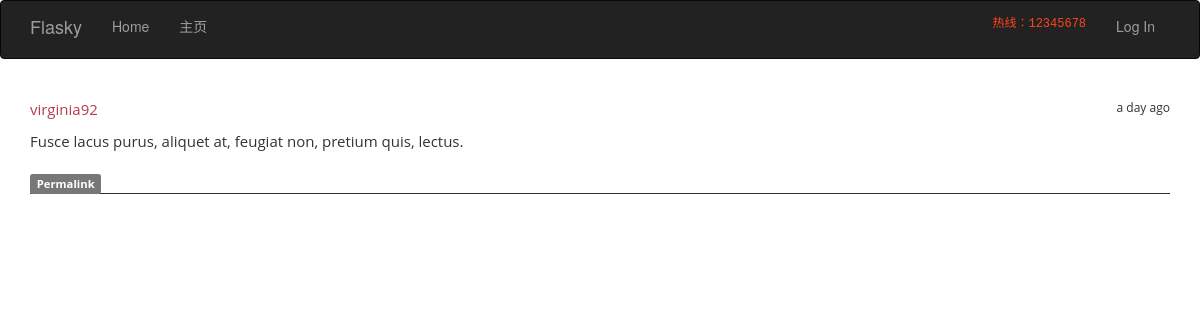
Page /post/82 on the committed database.
### app/models.py (models this page shows, shortened)
class Post(db.Model):
    __tablename__='posts'
    id = db.Column(db.Integer,primary_key=True)
    body = db.Column(db.Text)
    body_html = db.Column(db.Text)
    timestamp = db.Column(db.DateTime,index=True,default=datetime.utcnow)
    author_id = db.Column(db.Integer,db.ForeignKey('users.id'))

class User(UserMixin,db.Model):
    __tablename__ = 'users'
    id = db.Column(db.Integer, primary_key=True)
    email= db.Column(db.String(64),unique=True,index=True)
    nickname=db.Column(db.String(64),unique= True,index=True)
    username = db.Column(db.String(64))
    role_id = db.Column(db.Integer, db.ForeignKey('roles.id'))
    password_hash = db.Column(db.String(128))
    location = db.Column(db.String(64))
    member_since = db.Column(db.DateTime(),default=datetime.utcnow)
    last_seen = db.Column(db.DateTime(),default=datetime.utcnow)
    confirmed = db.Column(db.Boolean,default=True)
    posts = db.relationship('Post',backref='author',lazy='dynamic')
    @property
    def password(self):
        raise AttributeError('password is not a readable attribute')

### app/main/views.py (the view)
@main.route('/post/<int:id>')
def post(id):
    post=Post.query.get_or_404(id)
    return render_template('post.html',posts=[post])

### app/auth/views.py (called while the page is built)
@auth.before_app_request
def befor_request():
    if current_user.is_authenticated:
        current_user.ping()
        if not current_user.confirmed and request.endpoint[:5] != 'auth.':
            return redirect(url_for('auth.unconfirmed'))

@auth.before_app_request
def befor_request():
    if current_user.is_authenticated \
            and not current_user.confirmed \
            and request.endpoint[:5] != 'auth.'\
            and request.endpoint != 'static':
        return redirect(url_for('auth.unconfirmed'))

### app/main/__init__.py (called while the page is built)
@main.app_context_processor
def inject_permissions():
    return dict(Permission=Permission)

### app/templates/post.html (shortened to what this page needs)
{% extends 'base.html' %}
{% block page_content %}
{% include 'posts.html' %}
{% endblock %}

### app/templates/posts.html (shortened to what this page needs)
 <ul class="posts">
    {% for post in posts %}
        <li class="post">
        <div class="profile-thumbnail">
        </div>
        <div class="post-content">
        <div class="post-date">{{ moment(post.timestamp).fromNow() }}</div>
        <div class="post-author">
        <a href="{{ url_for('.user', nickname=post.author.nickname) }}">
        {{ post.author.nickname }}
        </a>
        </div>
        <div class="post-body">
            {% if post.body_html %}
            {{ post.body_html|safe }}
            {% else %}
            {{ post.body}}
            {% endif %}
        </div>
        <div class="post-footer">
        <a href="{{ url_for('.post',id=post.id) }}">
            <span class="label label-default">Permalink</span>
        </a>
        </div>
        </div>
        </li>
    {% endfor %}
    </ul>

### app/static/css/style.css (style rules this page uses)
* { margin: 0; padding: 0; -webkit-box-sizing: border-box; -moz-box-sizing: border-box; box-sizing: border-box; }
ul { list-style-type: none; }
a { color: #b63b4d; text-decoration: none; }
.posts { font-family:'Open Sans', Arial, Helvetica, Sans-serif, Verdana, Tahoma; font-size:15px; margin-top:10px; }
.post { border-bottom:1px solid; }
.profile-thumbnail { color: #c12c42; padding-top:10px; }
.post-date { float: right; font-size:12px; }
.post-body { padding:10px 0 10px 0 ; }

### rows in the picture
Post: timestamp "a day ago", author.nickname "virginia92", body_html "Fusce lacus purus, aliquet at, feugiat non, pretium quis, lectus."
